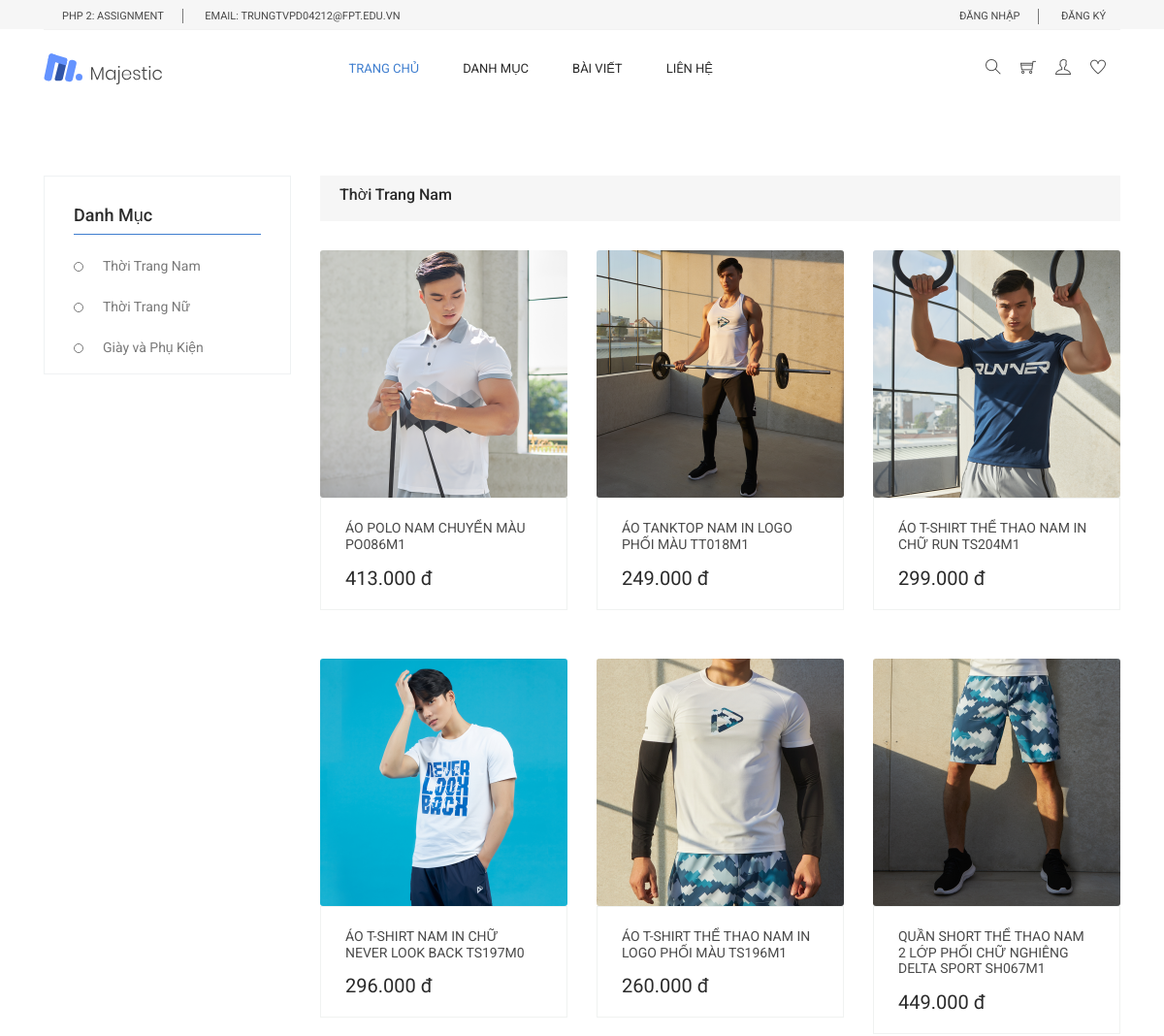
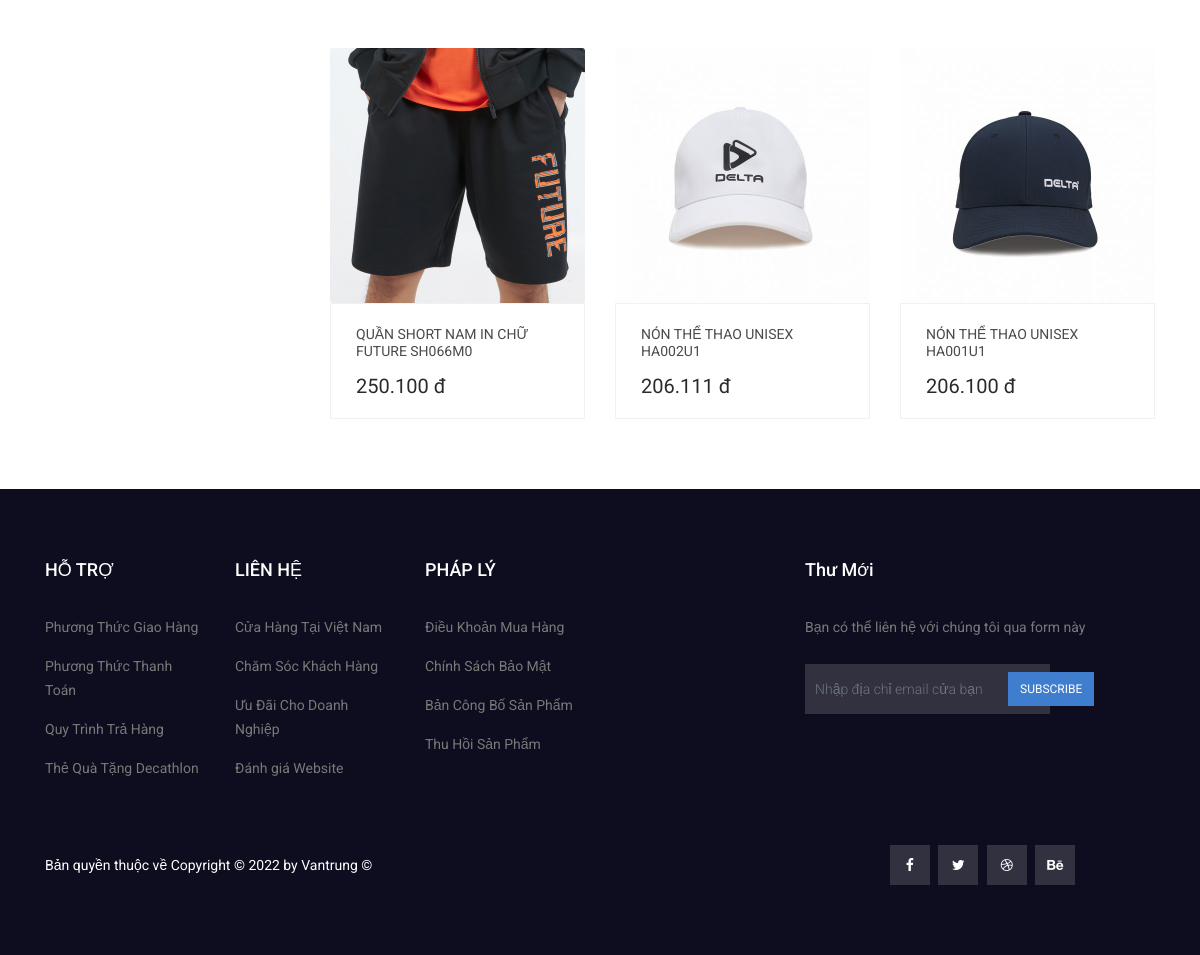
Page /product/list_productByCate/39 on the committed database (2 pictures, top to bottom).
### tables this page shows
CREATE TABLE `products` (
  `id` int(11) NOT NULL,
  `name` varchar(255) NOT NULL,
  `price` text NOT NULL,
  `feature_image_path` varchar(255) DEFAULT NULL,
  `feature_image_name` varchar(255) DEFAULT NULL,
  `content` text NOT NULL,
  `category_id` int(10) NOT NULL,
  `user_id` int(10) NOT NULL DEFAULT '0',
  `view_count` int(10) DEFAULT '0'
);

CREATE TABLE `categories` (
  `id` int(11) NOT NULL,
  `name` varchar(255) NOT NULL,
  `parent_id` int(11) NOT NULL,
  `slug` varchar(255) DEFAULT NULL
);

### app/controllers/Product.php (called while the page is built, shortened)
<?php
class Product extends Controller {
    public $data=[];
    public function list_productByCate($cateId=0){
        $title ="Danh Sách Sản Phẩm";
        $product_list=[];
        $cateTitle=$this->db->table('categories')->where('id','=',$cateId)->first()['name'];
        $list_cateChild = $this->db->table('categories')->where('parent_id','=',$cateId)->get();
        foreach ($list_cateChild as $key => $value){
            $prodGet = $this->db->table('products')->where('category_id','=',$value['id'])->get();
            foreach ($prodGet as $prodItem){
                array_push($product_list,$prodItem);
            }
        }
        $this->data['sub_content']['list_product_byCate'] =$product_list;
        $this->data['sub_content']['title'] = $cateTitle;
        $this->data['page_title']= $title;
        $this->data['content'] = 'products/list';
        return  $this->render('layouts/client_layout',$this->data);
    }
}

### app/App.php (called while the page is built, shortened)
<?php
class App{
    private $__controller, $__action, $__params, $__routes, $__db;
    public function __construct()
    {
        global $routes,$config;
        $this->__routes = new Route();
        if(!empty($routes['default_controller'])){
            $this->__controller = $routes['default_controller'];
        }
        $this->__action ='index';
        if(class_exists('DB')){
            $dbObject = new DB();
            $this->__db  = $dbObject->db;
        }
        $this->handleUrl();
    }
    function getUrl(){
        if(!empty($_SERVER['PATH_INFO'])){
            $url =$_SERVER['PATH_INFO'];
        }else{
            $url='/';
        }
        return $url;
    }
    public function handleUrl(){
        $url =$this->getUrl();
        $url = $this->__routes ->handleRoute($url);
        $this->handleAppServiceProvider($this->__db);
        $urlArr = array_filter(explode('/',$url));
        $urlArr = array_values($urlArr);
        $urlCheck = '';
        if(!empty($urlArr)){
            foreach ($urlArr  as $key => $item){
               $urlCheck .=$item.'/';
               $fileCheck = rtrim($urlCheck,'/');
               $fileArr = explode('/',$fileCheck);
               $fileArr[count($fileArr)-1]= ucfirst($fileArr[count($fileArr)-1]);
                $fileCheck = implode('/',$fileArr);
               if(file_exists('app/controllers/'.$fileCheck.'.php')){
                   $urlCheck= $fileCheck;
                   break;
               }
            } $urlArr =array_values($urlArr);
        }
        if(!empty($urlArr[0])){
            $this->__controller =ucfirst($urlArr[0]);
        }else{
            $this->__controller =ucfirst($this->__controller);
        }
        if(file_exists('app/controllers/'.$urlCheck.'.php')){
            if(class_exists($this->__controller)){
                $this->__controller = new $this->__controller();
               if(!empty($this->__db)){
                   $this->__controller->db=$this->__db;
               }
            }else{
                return $this->loadError('404');
            }
            unset($urlArr[0]);
        }else{
          return  $this->loadError('404');
        }
        if(!empty($urlArr[1])){
           $this->__action = $urlArr[1];
            unset($urlArr[1]);
        }
        $this->__params = array_values($urlArr);
        if(method_exists($this->__controller,$this->__action)){
            call_user_func_array([$this->__controller,$this->__action],$this->__params);
        }else{
            return $this->loadError('404');
        }
    }
    public function handleAppServiceProvider($db){
    global $config;
        if (!empty($config['app']['boot'])) {
            $serviceProviderArr= $config['app']['boot'];
            foreach ($serviceProviderArr as  $serviceName) {
                if (file_exists('app/core/' .  $serviceName . '.php')) {
                    if (class_exists( $serviceName)) {
                        $serviceObject = new  $serviceName();
                        if(!empty($db)){
                            $serviceObject->db =$db;
                        }
                        $serviceObject->boot();
                    }
                }
            }
        }
    }
}

### index.php (called while the page is built, shortened)
<?php
require_once 'bootstrap.php';
$app = new App();

### core/Database.php (called while the page is built, shortened)
<?php
class Database
{
    private $__conn;
    public function __construct()
    {
        global $db_config;
        $this->__conn = Connection::getInstance($db_config);
    }
    public function query($sql)
    {
        try {
            $statement = $this->__conn->prepare($sql);
            $statement->execute();
            return $statement;
        } catch (Exception $exception) {
            $mess = $exception->getMessage();
            $data['message']=$mess;
            App::$app->loadError('database',$data);
            die();
        }
    }
}

### configs/app.php (called while the page is built)
<?php
$config['app'] = [
    'service' => [
        HtmlHelper::class
    ],
    'routeMiddleware' => [
        'san-pham' => AuthMiddleware::class,
        'login_admin'=> AuthMiddleware::class,
        'admin/dashboard'=> AuthMiddleware::class,
        'admin/categories'=> AuthMiddleware::class,
        'admin/login'=> AuthMiddleware::class,
        'admin/products'=>AuthMiddleware::class,
        'admin/users'=>AuthMiddleware::class,
        'client_login'=>AuthClientMiddleware::class,
        'client_cart'=>AuthClientMiddleware::class
    ],
    'globalMiddleware' => [
        ParamsMiddleware::class
    ],
    'boot' => [
        AppserviceProvider::class
    ]
];

### configs/database.php (called while the page is built)
<?php
$config['database'] =[
    'host'=>'localhost',
    'user'=>'root',
    'pass'=>'admin',
    'db'=> 'webbanhang'
];
?>

### configs/session.php (called while the page is built)
<?php
$config['session']= [
  'session_key'=>'unicode_session'
];

### bootstrap.php (called while the page is built, shortened)
<?php
require_once 'core/ServiceProvider.php';
require_once 'core/Session.php';
if (!empty($config)) {
    $db_config = array_filter($config['database']);
    if (!empty($db_config)) {
        require_once 'core/Connection.php';
        require_once 'core/QueryBuilder.php';
        require_once 'core/Database.php';
    }
}
require_once 'app/App.php';

### core/Connection.php (called while the page is built, shortened)
<?php
class Connection
{
    private static $instance = null, $conn= null;
    private function __construct($config)
    {
        try {
            $dsn= 'mysql:dbname='.$config['db'].';host='.$config['host'];
            $options=[
                PDO::ATTR_ERRMODE => PDO::ERRMODE_EXCEPTION,
                PDO::MYSQL_ATTR_INIT_COMMAND => "SET NAMES utf8"
            ];
              $con = new PDO($dsn,$config['user'],$config['pass'],$options);
              self::$conn = $con;
        }catch (Exception $exception){
            $mess = $exception ->getMessage();
            $data['message']=$mess;
            App::$app->loadError('database',$data);
            die();
        }
    }
    public static function getInstance($config){
        if(self::$instance== null){
             self::$instance= self::$conn;
        }
        return self::$instance;
    }
}

### core/QueryBuilder.php (called while the page is built, shortened)
<?php
trait QueryBuilder
{
    public $tableName = '';
    public $where = '';
    public $operator = '';
    public $selectField = '*';
    public $limit = '';
    public $orderBy = '';
    public $innerJoin = '';
    public function table($tableName)
    {
        $this->tableName = $tableName;
        return $this;
    }
    public function where($field, $compare, $value)
    {
        if (empty($this->where)) {
            $this->operator = ' WHERE ';
        } else {
            $this->operator = ' AND ';
        }
        $this->where .= "$this->operator $field $compare '$value'";
        return $this;
    }
    public function get()
    {
        $sqlQuery = "SELECT $this->selectField FROM $this->tableName $this->innerJoin $this->where $this->orderBy $this->limit ";
        $sqlQuery = trim($sqlQuery);
        $query = $this->query($sqlQuery);
        if (!empty($query)) {
            return $query->fetchAll(PDO::FETCH_ASSOC);
        }
        return false;
    }
    public function resetQuery()
    {
        $this->tableName = '';
        $this->where = '';
        $this->operator = '';
        $this->selectField = '*';
        $this->limit = '';
        $this->orderBy = '';
        $this->innerJoin = '';
    }
}

### app/core/AppserviceProvider.php (called while the page is built, shortened)
<?php
class AppserviceProvider extends ServiceProvider {
    public function boot(){
       $data['list_category']= $this->db->table('categories')->where('parent_id','=',0)->get();
    }
}

### app/views/products/list.php (the view, shortened to what this page needs)
<section class="cat_product_area section_gap">
    <div class="container">
        <div class="row flex-row-reverse">
            <div class="col-lg-9">
                <div class="product_top_bar">
                    <div class="left_dorp">
                        <h5><?php echo !empty($title)?$title:'Danh Sách Sản Phẩm'  ?></h5>
                    </div>
                </div>
                <div class="latest_product_inner">
                    <div class="row">
                        <?php if(!empty($list_product_byCate)){
                            foreach ($list_product_byCate as $key => $prodItem){ ?>
                        <div class="col-lg-4 col-md-6">
                            <div class="single-product">
                                <div class="product-img">
                                    <img class="card-img" src="<?php echo _WEB_ROOT.$prodItem['feature_image_path'] ?>" alt="">
                                </div>
                                <div class="product-btm">
                                    <a href="<?php _WEB_ROOT ?>/product/product_detail/<?=$prodItem['id']?>" class="d-block">
                                        <h4><?=$prodItem['name'] ?></h4>
                                    </a>
                                    <div class="mt-3">
                                        <span class="mr-4"><?= number_format($prodItem['price'],0,',','.') ?> đ</span>
                                    </div>
                                </div>
                            </div>
                        </div>
                        <?php }}?>
                    </div>
                </div>
            </div>
            <div class="col-lg-3">
                <div class="left_sidebar_area">
                    <aside class="left_widgets p_filter_widgets">
                        <div class="l_w_title">
                            <h3>Danh Mục </h3>
                        </div>
                        <div class="widgets_inner">
                            <ul class="list">
                                <?php
                                if(!empty($list_category)){
                                    foreach ($list_category as $cateItem){
                                ?>
                                <li>
                                    <a href="<?= _WEB_ROOT?>/product/list_productByCate/<?=$cateItem['id']?>"><?= $cateItem['name'] ?></a>
                                </li>
                               <?php }} ?>
                            </ul>
                        </div>
                    </aside>
                </div>
            </div>
        </div>
    </div>
</section>

### public/assets/clients/css/style.css (style rules this page uses)
body { line-height:24px;font-size:14px;font-family:"Roboto",sans-serif;font-weight:normal;color:#797979 }
h1,h2,h3,h4,h5,h6 { font-family:"Heebo",sans-serif;color:#2a2a2a;font-weight:500 }
.list { list-style:none;margin:0px;padding:0px }
a { text-decoration:none;transition:all 0.3s ease-in-out }
ul { list-style-type:none;margin:0;padding:0 }
.section_gap { padding:120px 0px }
h3 { font-size:24px }
h4 { font-size:18px }
h5 { font-size:16px }
.single-product { text-align:center;margin-bottom:50px }
.single-product .product-img { position:relative;overflow:hidden }
.single-product .product-btm { padding:22px 25px 18px;border:1px solid #f0f2f1;text-align:left }
.single-product .product-btm h4 { color:#4a4a4a;font-size:14px;font-weight:400;text-transform:uppercase;margin-bottom:0px;transition:all 300ms linear 0s }
.single-product .product-btm span { font-family:"Heebo",sans-serif;font-size:20px;font-weight:500;line-height:16px;color:#2a2a2a }
.latest_product_inner { margin-bottom:-35px }
.cat_product_area .latest_product_inner { padding-top:30px;margin-bottom:-50px }
.cat_product_area .latest_product_inner .single-product { margin-bottom:50px }
.left_widgets { margin-bottom:30px;border:1px solid #eff2f3 }
.left_widgets:last-child { margin-bottom:0px }
.widgets_inner { padding-left:30px;padding-right:30px;padding-top:0px;padding-bottom:15px }
.l_w_title { padding-left:30px;padding-right:30px }
.l_w_title h3 { margin-bottom:20px;margin-top:20px;font-size:18px;color:#2a2a2a;font-weight:500;line-height:40px;position:relative }
.l_w_title h3::after { content:'';position:absolute;bottom:0px;left:0px;width:100%;height:1px;background:hsl(214deg 60% 53%) }
.p_filter_widgets .widgets_inner { border-bottom:1px solid #eeeeee }
.p_filter_widgets .widgets_inner:last-child { border-bottom:0px }
.p_filter_widgets .list li { margin-bottom:18px }
.p_filter_widgets .list li a { padding-left:30px;font-size:14px;font-family:"Roboto",sans-serif;font-weight:normal;color:#797979;position:relative }
.p_filter_widgets .list li a:before { content:"";height:10px;width:10px;border-radius:50%;border:1px solid #797979;position:absolute;left:0px;top:4px;transition:all 300ms linear 0s }
.p_filter_widgets .list li a:after { content:"";height:4px;width:4px;background:#fff;border-radius:50%;position:absolute;left:3px;top:8px;transition:all 300ms linear 0s }
.p_filter_widgets .list li:last-child { margin-bottom:0px }
.product_top_bar { background:#f6f6f6;clear:both;display:flex;padding:10px 20px }

### app/views/layouts/client_layout.php (style rules this page uses)
.section_gap { padding: 70px 0px }
h1, h2, h3, h4, h5, h6 { font-family: 'Roboto',sans-serif; }

### rows in the picture
products: feature_image_path (picture), name "ÁO POLO NAM CHUYỂN MÀU PO086M1", price "413.000"
products: feature_image_path (picture), name "ÁO TANKTOP NAM IN LOGO PHỐI MÀU TT018M1", price "249.000"
products: feature_image_path (picture), name "ÁO T-SHIRT THỂ THAO NAM IN CHỮ RUN TS204M1", price "299.000"
products: feature_image_path (picture), name "ÁO T-SHIRT NAM IN CHỮ NEVER LOOK BACK TS197M0", price "296.000"
products: feature_image_path (picture), name "ÁO T-SHIRT THỂ THAO NAM IN LOGO PHỐI MÀU TS196M1", price "260.000"
products: feature_image_path (picture), name "QUẦN SHORT THỂ THAO NAM 2 LỚP PHỐI CHỮ NGHIÊNG DELTA SPORT SH067M1", price "449.000"
products: feature_image_path (picture), name "QUẦN SHORT NAM IN CHỮ FUTURE SH066M0", price "250.100"
products: feature_image_path (picture), name "NÓN THỂ THAO UNISEX HA002U1", price "206.111"
products: feature_image_path (picture), name "NÓN THỂ THAO UNISEX HA001U1", price "206.100"
categories: name "Thời Trang Nam"
categories: name "Thời Trang Nữ"
categories: name "Giày và Phụ Kiện"

### other values in the picture
$title "Thời Trang Nam"
$copyright "Copyright © 2022 by Vantrung"
